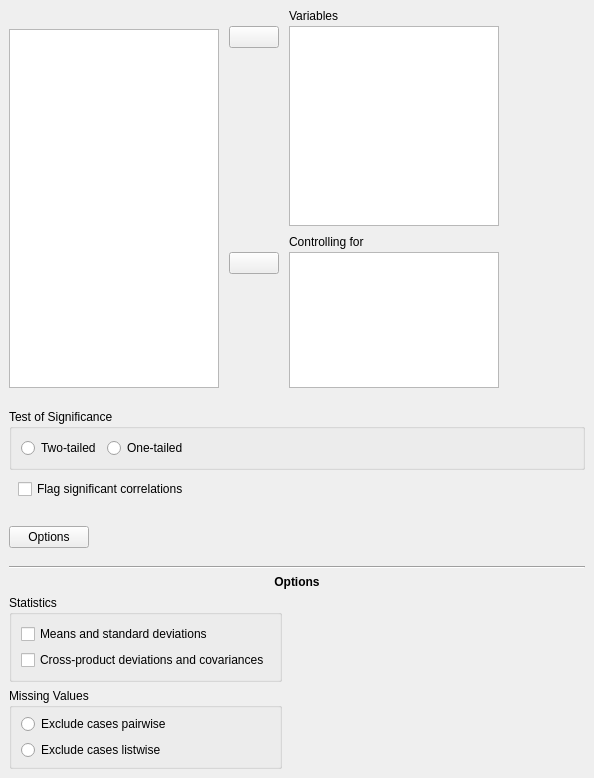
<?xml version="1.0" encoding="UTF-8"?>
<ui version="4.0">
 <class>CorrelationPartialForm</class>
 <widget class="QWidget" name="CorrelationPartialForm">
  <property name="geometry">
   <rect>
    <x>0</x>
    <y>0</y>
    <width>594</width>
    <height>761</height>
   </rect>
  </property>
  <property name="windowTitle">
   <string>Form</string>
  </property>
  <layout class="QGridLayout" name="gridLayout_12">
   <property name="leftMargin">
    <number>0</number>
   </property>
   <property name="topMargin">
    <number>0</number>
   </property>
   <property name="rightMargin">
    <number>0</number>
   </property>
   <property name="bottomMargin">
    <number>0</number>
   </property>
   <property name="spacing">
    <number>0</number>
   </property>
   <item row="0" column="0">
    <widget class="QWidget" name="widget_3" native="true">
     <property name="maximumSize">
      <size>
       <width>16777215</width>
       <height>400</height>
      </size>
     </property>
     <layout class="QGridLayout" name="gridLayout_7">
      <property name="bottomMargin">
       <number>12</number>
      </property>
      <property name="verticalSpacing">
       <number>0</number>
      </property>
      <item row="0" column="0">
       <widget class="QWidget" name="widget_2" native="true">
        <property name="maximumSize">
         <size>
          <width>16777215</width>
          <height>20</height>
         </size>
        </property>
       </widget>
      </item>
      <item row="3" column="2">
       <widget class="QWidget" name="widget" native="true">
        <layout class="QGridLayout" name="gridLayout">
         <property name="leftMargin">
          <number>0</number>
         </property>
         <property name="topMargin">
          <number>0</number>
         </property>
         <property name="rightMargin">
          <number>0</number>
         </property>
         <property name="bottomMargin">
          <number>0</number>
         </property>
         <property name="verticalSpacing">
          <number>3</number>
         </property>
         <item row="0" column="0">
          <widget class="QWidget" name="widget_9" native="true"/>
         </item>
         <item row="1" column="0">
          <widget class="AssignButton" name="buttonAssignControllingFor">
           <property name="maximumSize">
            <size>
             <width>50</width>
             <height>16777215</height>
            </size>
           </property>
           <property name="text">
            <string/>
           </property>
          </widget>
         </item>
         <item row="1" column="1" rowspan="2">
          <widget class="BoundListView" name="controllingFor">
           <property name="minimumSize">
            <size>
             <width>0</width>
             <height>80</height>
            </size>
           </property>
           <property name="maximumSize">
            <size>
             <width>210</width>
             <height>16777215</height>
            </size>
           </property>
           <property name="selectionMode">
            <enum>QAbstractItemView::ExtendedSelection</enum>
           </property>
          </widget>
         </item>
         <item row="2" column="0">
          <spacer name="verticalSpacer">
           <property name="orientation">
            <enum>Qt::Vertical</enum>
           </property>
           <property name="sizeHint" stdset="0">
            <size>
             <width>20</width>
             <height>84</height>
            </size>
           </property>
          </spacer>
         </item>
         <item row="0" column="1">
          <widget class="QLabel" name="label_3">
           <property name="text">
            <string>Controlling for</string>
           </property>
          </widget>
         </item>
        </layout>
       </widget>
      </item>
      <item row="1" column="0" rowspan="4">
       <widget class="AvailableFieldsListView" name="listAvailableFields">
        <property name="sizePolicy">
         <sizepolicy hsizetype="Fixed" vsizetype="Expanding">
          <horstretch>0</horstretch>
          <verstretch>0</verstretch>
         </sizepolicy>
        </property>
        <property name="minimumSize">
         <size>
          <width>0</width>
          <height>300</height>
         </size>
        </property>
        <property name="maximumSize">
         <size>
          <width>210</width>
          <height>16777215</height>
         </size>
        </property>
        <property name="selectionMode">
         <enum>QAbstractItemView::ExtendedSelection</enum>
        </property>
       </widget>
      </item>
      <item row="0" column="2" rowspan="3">
       <widget class="QWidget" name="widget_5" native="true">
        <layout class="QGridLayout" name="gridLayout_2">
         <property name="leftMargin">
          <number>0</number>
         </property>
         <property name="topMargin">
          <number>0</number>
         </property>
         <property name="rightMargin">
          <number>0</number>
         </property>
         <property name="verticalSpacing">
          <number>3</number>
         </property>
         <item row="1" column="0">
          <widget class="AssignButton" name="buttonAssignVariables">
           <property name="maximumSize">
            <size>
             <width>50</width>
             <height>16777215</height>
            </size>
           </property>
           <property name="text">
            <string/>
           </property>
          </widget>
         </item>
         <item row="2" column="0">
          <spacer name="verticalSpacer_2">
           <property name="orientation">
            <enum>Qt::Vertical</enum>
           </property>
           <property name="sizeHint" stdset="0">
            <size>
             <width>20</width>
             <height>84</height>
            </size>
           </property>
          </spacer>
         </item>
         <item row="1" column="1" rowspan="2">
          <widget class="BoundListView" name="variables">
           <property name="minimumSize">
            <size>
             <width>0</width>
             <height>200</height>
            </size>
           </property>
           <property name="maximumSize">
            <size>
             <width>210</width>
             <height>16777215</height>
            </size>
           </property>
           <property name="selectionMode">
            <enum>QAbstractItemView::ExtendedSelection</enum>
           </property>
          </widget>
         </item>
         <item row="0" column="0">
          <widget class="QWidget" name="widget_8" native="true"/>
         </item>
         <item row="0" column="1">
          <widget class="QLabel" name="label_2">
           <property name="text">
            <string>Variables</string>
           </property>
          </widget>
         </item>
        </layout>
       </widget>
      </item>
     </layout>
    </widget>
   </item>
   <item row="0" column="1">
    <widget class="QWidget" name="widget_4" native="true">
     <property name="minimumSize">
      <size>
       <width>80</width>
       <height>0</height>
      </size>
     </property>
    </widget>
   </item>
   <item row="1" column="0" colspan="2">
    <widget class="QWidget" name="widget_7" native="true">
     <layout class="QGridLayout" name="gridLayout_11">
      <property name="verticalSpacing">
       <number>0</number>
      </property>
      <item row="0" column="0">
       <widget class="QGroupBox" name="groupBox_2">
        <property name="title">
         <string>Test of Significance</string>
        </property>
        <property name="flat">
         <bool>true</bool>
        </property>
        <layout class="QGridLayout" name="gridLayout_13">
         <property name="leftMargin">
          <number>0</number>
         </property>
         <property name="topMargin">
          <number>0</number>
         </property>
         <property name="rightMargin">
          <number>0</number>
         </property>
         <property name="bottomMargin">
          <number>0</number>
         </property>
         <item row="0" column="0">
          <widget class="BoundGroupBox" name="tails" native="true">
           <layout class="QGridLayout" name="gridLayout_14">
            <item row="0" column="0">
             <widget class="QRadioButton" name="_1twoTailed">
              <property name="text">
               <string>Two-tailed</string>
              </property>
             </widget>
            </item>
            <item row="0" column="1">
             <widget class="QRadioButton" name="_2oneTailed">
              <property name="text">
               <string>One-tailed</string>
              </property>
             </widget>
            </item>
           </layout>
          </widget>
         </item>
         <item row="0" column="1">
          <spacer name="horizontalSpacer_4">
           <property name="orientation">
            <enum>Qt::Horizontal</enum>
           </property>
           <property name="sizeHint" stdset="0">
            <size>
             <width>40</width>
             <height>20</height>
            </size>
           </property>
          </spacer>
         </item>
        </layout>
       </widget>
      </item>
      <item row="1" column="0">
       <widget class="QWidget" name="widget_10" native="true">
        <layout class="QGridLayout" name="gridLayout_15">
         <property name="leftMargin">
          <number>9</number>
         </property>
         <item row="0" column="0">
          <widget class="BoundCheckBox" name="flagSignificant">
           <property name="text">
            <string>Flag significant correlations</string>
           </property>
          </widget>
         </item>
        </layout>
       </widget>
      </item>
     </layout>
    </widget>
   </item>
   <item row="2" column="0">
    <widget class="QWidget" name="widget_13" native="true">
     <layout class="QGridLayout" name="gridLayout_24">
      <item row="0" column="0">
       <widget class="QPushButton" name="buttonOptions">
        <property name="text">
         <string>Options</string>
        </property>
        <property name="checkable">
         <bool>true</bool>
        </property>
       </widget>
      </item>
      <item row="0" column="1">
       <spacer name="horizontalSpacer_6">
        <property name="orientation">
         <enum>Qt::Horizontal</enum>
        </property>
        <property name="sizeHint" stdset="0">
         <size>
          <width>40</width>
          <height>20</height>
         </size>
        </property>
       </spacer>
      </item>
     </layout>
    </widget>
   </item>
   <item row="3" column="0" colspan="2">
    <widget class="QWidget" name="panelOptions" native="true">
     <layout class="QGridLayout" name="gridLayout_19">
      <item row="0" column="0" colspan="2">
       <widget class="Line" name="line_4">
        <property name="orientation">
         <enum>Qt::Horizontal</enum>
        </property>
       </widget>
      </item>
      <item row="1" column="0" colspan="2">
       <widget class="QLabel" name="label_9">
        <property name="text">
         <string>&lt;html&gt;&lt;head/&gt;&lt;body&gt;&lt;p&gt;&lt;span style=&quot; font-weight:600;&quot;&gt;Options&lt;/span&gt;&lt;/p&gt;&lt;/body&gt;&lt;/html&gt;</string>
        </property>
        <property name="alignment">
         <set>Qt::AlignCenter</set>
        </property>
       </widget>
      </item>
      <item row="2" column="0">
       <widget class="QGroupBox" name="groupBox_7">
        <property name="title">
         <string>Statistics</string>
        </property>
        <property name="flat">
         <bool>true</bool>
        </property>
        <layout class="QGridLayout" name="gridLayout_20">
         <item row="0" column="0">
          <widget class="BoundCheckBox" name="meansAndStdDev">
           <property name="text">
            <string>Means and standard deviations</string>
           </property>
          </widget>
         </item>
         <item row="1" column="0">
          <widget class="BoundCheckBox" name="crossProducts">
           <property name="text">
            <string>Cross-product deviations and covariances</string>
           </property>
          </widget>
         </item>
        </layout>
       </widget>
      </item>
      <item row="2" column="1" rowspan="2">
       <widget class="QWidget" name="widget_12" native="true">
        <property name="sizePolicy">
         <sizepolicy hsizetype="Preferred" vsizetype="Preferred">
          <horstretch>1</horstretch>
          <verstretch>0</verstretch>
         </sizepolicy>
        </property>
       </widget>
      </item>
      <item row="3" column="0">
       <widget class="QGroupBox" name="groupBox_8">
        <property name="title">
         <string>Missing Values</string>
        </property>
        <property name="flat">
         <bool>true</bool>
        </property>
        <layout class="QGridLayout" name="gridLayout_21">
         <property name="leftMargin">
          <number>0</number>
         </property>
         <property name="topMargin">
          <number>0</number>
         </property>
         <property name="rightMargin">
          <number>0</number>
         </property>
         <property name="bottomMargin">
          <number>0</number>
         </property>
         <item row="0" column="0">
          <widget class="BoundGroupBox" name="missingValues" native="true">
           <layout class="QGridLayout" name="gridLayout_22">
            <property name="topMargin">
             <number>6</number>
            </property>
            <property name="bottomMargin">
             <number>6</number>
            </property>
            <item row="0" column="0">
             <widget class="QRadioButton" name="_1excludePairwise">
              <property name="text">
               <string>Exclude cases pairwise</string>
              </property>
             </widget>
            </item>
            <item row="1" column="0">
             <widget class="QRadioButton" name="_2excludeListwise">
              <property name="text">
               <string>Exclude cases listwise</string>
              </property>
             </widget>
            </item>
           </layout>
          </widget>
         </item>
        </layout>
       </widget>
      </item>
     </layout>
    </widget>
   </item>
  </layout>
 </widget>
 <customwidgets>
  <customwidget>
   <class>AssignButton</class>
   <extends>QPushButton</extends>
   <header>widgets/assignbutton.h</header>
  </customwidget>
  <customwidget>
   <class>AvailableFieldsListView</class>
   <extends>QListView</extends>
   <header>widgets/availablefieldslistview.h</header>
  </customwidget>
  <customwidget>
   <class>BoundListView</class>
   <extends>QListView</extends>
   <header>widgets/boundlistview.h</header>
  </customwidget>
  <customwidget>
   <class>BoundCheckBox</class>
   <extends>QCheckBox</extends>
   <header>widgets/boundcheckbox.h</header>
  </customwidget>
  <customwidget>
   <class>BoundGroupBox</class>
   <extends>QWidget</extends>
   <header>widgets/boundgroupbox.h</header>
   <container>1</container>
  </customwidget>
 </customwidgets>
 <resources/>
 <connections>
  <connection>
   <sender>buttonOptions</sender>
   <signal>toggled(bool)</signal>
   <receiver>panelOptions</receiver>
   <slot>setVisible(bool)</slot>
   <hints>
    <hint type="sourcelabel">
     <x>51</x>
     <y>534</y>
    </hint>
    <hint type="destinationlabel">
     <x>364</x>
     <y>657</y>
    </hint>
   </hints>
  </connection>
 </connections>
</ui>
